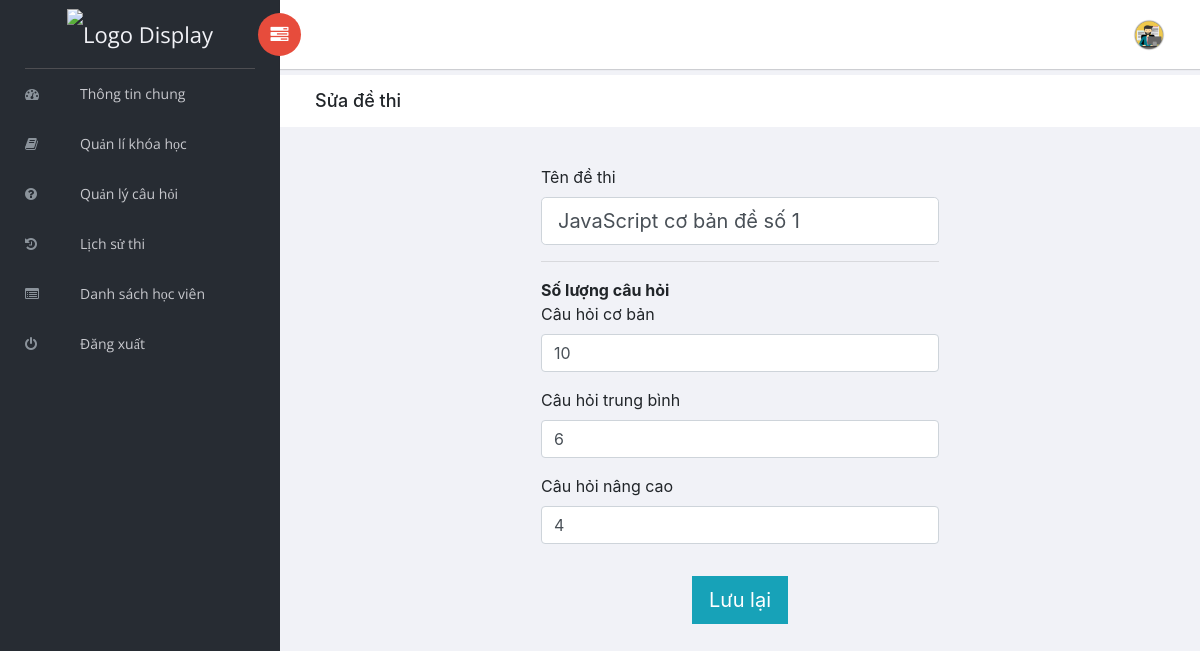
Page /admin/exam-edit.php?exam=1 (signed in) on the committed database.
### tables this page shows
CREATE TABLE `de_thi` (
  `ma_de_thi` int(5) NOT NULL,
  `ten_de_thi` varchar(255) NOT NULL,
  `khoa_hoc` int(5) NOT NULL,
  `cau_hoi_coban` int(5) NOT NULL,
  `cau_hoi_trungbinh` int(5) NOT NULL,
  `cau_hoi_nangcao` int(5) NOT NULL
);

### admin/config/connection.php (called while the page is built, shortened)
<?php
class Connection
{
    private $host = DATABASE_HOST;
    private $user = DATABASE_USERNAME;
    private $pass = DATABASE_PASSWORD;
    private $name = DATABASE_NAME;
    public $link;
    private function DBconnect()
    {
        $this->link = new mysqli($this->host, $this->user, $this->pass, $this->name)
            or
            die("Lỗi kết nối Cơ Sở Dữ Liệu: " . $this->link->connect_error);
    }
}

### admin/exam-edit.php (the view, shortened to what this page needs)
<?php
include_once("./config/connection.php");
$link = new Connection;
$query = "SELECT * FROM de_thi WHERE ma_de_thi ='$_GET[exam]'";
$exam = mysqli_query($link->link, $query)->fetch_assoc();
?>
<!doctype html>
<html class="no-js" lang="en">
<head>
    <link rel="stylesheet" href="vendors/bootstrap/dist/css/bootstrap.min.css">
    <link rel="stylesheet" href="vendors/font-awesome/css/font-awesome.min.css">
    <link rel="stylesheet" href="vendors/themify-icons/css/themify-icons.css">
    <link rel="stylesheet" href="vendors/flag-icon-css/css/flag-icon.min.css">
    <link rel="stylesheet" href="vendors/selectFX/css/cs-skin-elastic.css">
    <link rel="stylesheet" href="vendors/datatables.net-bs4/css/dataTables.bootstrap4.min.css">
    <link rel="stylesheet" href="vendors/datatables.net-buttons-bs4/css/buttons.bootstrap4.min.css">
    <link rel="stylesheet" href="assets/css/style.css">
</head>
<body>
    <?php include_once("./layout/sidenav.php") ?>
    <div id="right-panel" class="right-panel">
        <?php include_once("./layout/header.php") ?>
        <div class="breadcrumbs">
            <div class="col-sm-4">
                <div class="page-header float-left">
                    <div class="page-title">
                        <h1>Sửa đề thi</h1>
                    </div>
                </div>
            </div>
        </div>
        <div class="content mt-3">
            <div class="animated fadeIn">
                <div class="row justify-content-center">
                    <div class="col-md-6">
                    <form action="" method="post">
                        <div class="modal-body">
                            <div class="form-group">
                                <label for="">Tên đề thi</label>
                                <input class="form-control form-control-lg" name="name" value="<?php echo $exam['ten_de_thi'] ?>" required type="text" placeholder="Tên đề thi">
                            </div>
                            <hr>
                            <strong>Số lượng câu hỏi</strong>
                            <div class="form-group">
                                <label for="">Câu hỏi cơ bản</label>
                                <input value="<?php echo $exam['cau_hoi_coban'] ?>" class="form-control" min="2" name="coban" required type="number">
                            </div>
                            <div class="form-group">
                                <label for="">Câu hỏi trung bình</label>
                                <input value="<?php echo $exam['cau_hoi_trungbinh'] ?>" class="form-control" min="2" name="trungbinh" required type="number">
                            </div>
                            <div class="form-group">
                                <label for="">Câu hỏi nâng cao</label>
                                <input value="<?php echo $exam['cau_hoi_nangcao'] ?>" class="form-control" min="2" name="nangcao" required type="number">
                            </div>
                        </div>
                        <div class="row justify-content-center">
                            <button type="submit" name="save" class="btn btn-lg btn-info">Lưu lại</button>
                        </div>
                    </form>
                    </div>
                </div>
            </div>
        </div>
    </div>
</body>
</html>

### rows in the picture
de_thi: name "JavaScript cơ bản đề số 1", coban "10", trungbinh "6", nangcao "4"
